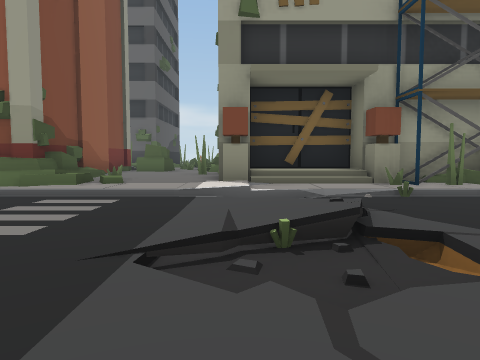
view 1 (above)

24 first-person views from a walk through a scene from a Unity 3-D project. The camera is 1.3 m above the floor, tilts 4° down and sees 70° across. The floor is counted in squares, 2 m on a side. Each view is taken from the middle of a square. On the plan, view 1 faces up. The plan holds only what a view shows up to about 10 squares ahead; the rest is blank. The place goes on beyond the plan. The player is left out.

view 2
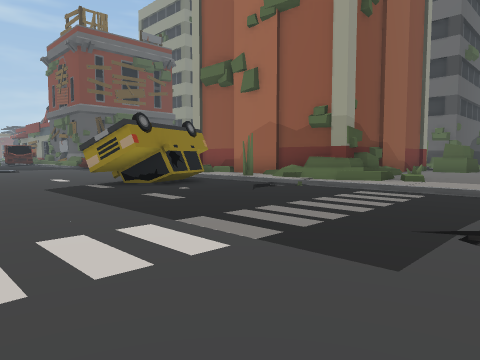

view 3
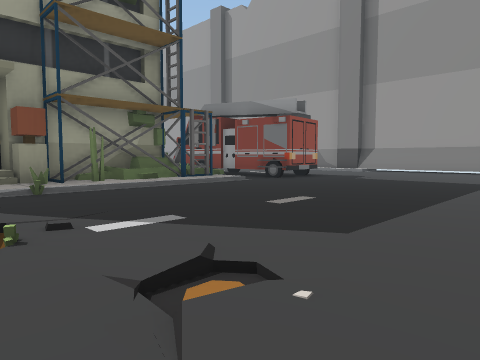

view 4
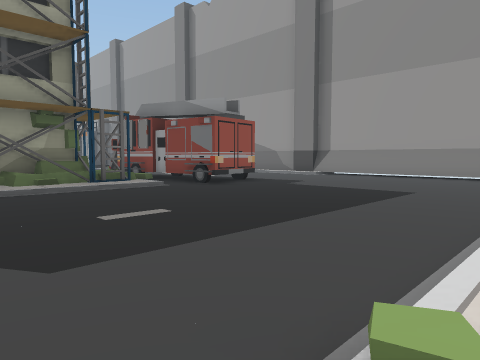

view 5
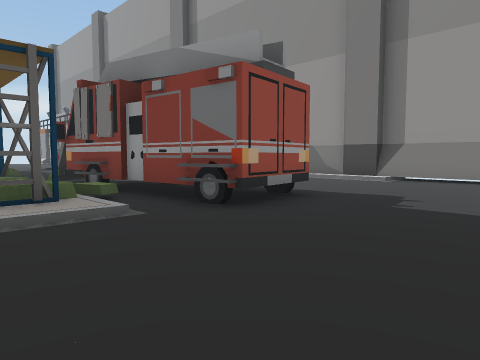

view 6
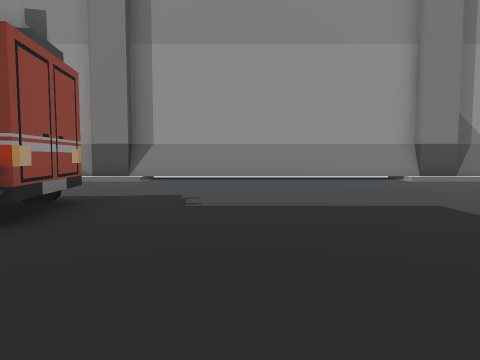

view 7
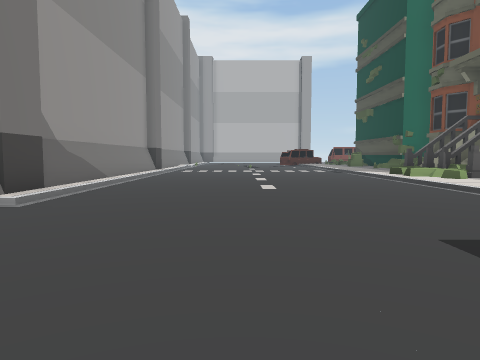

view 8
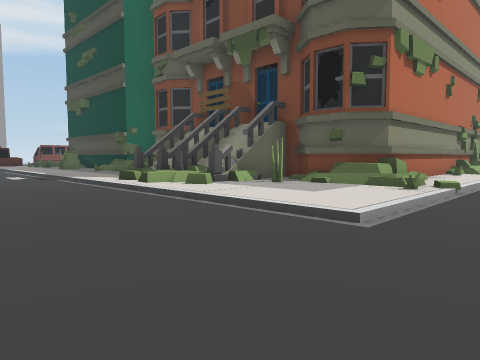

view 9
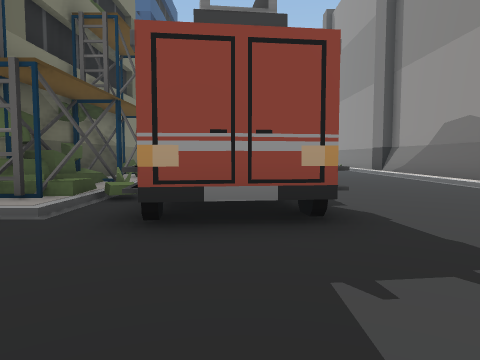

view 10
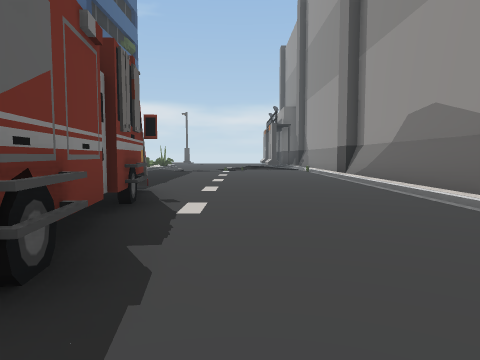

view 11
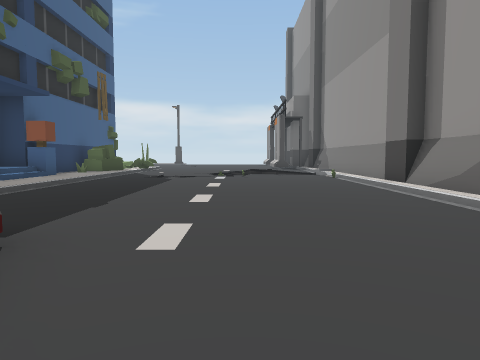

view 12
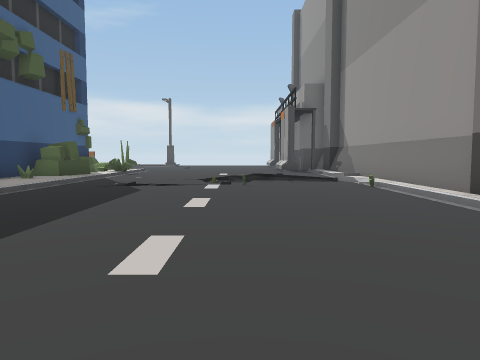

view 13
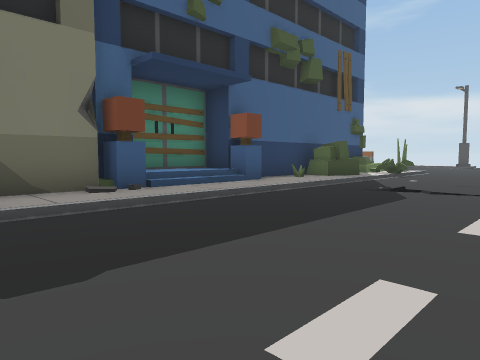

view 14
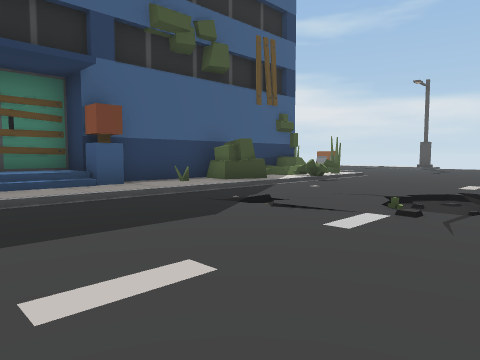

view 15
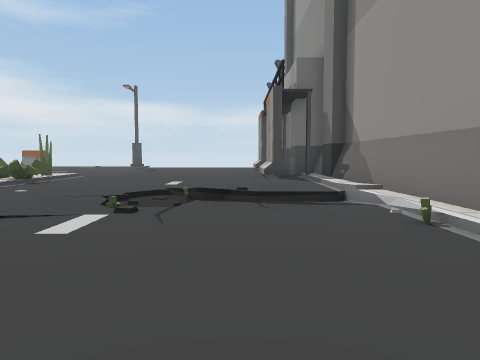

view 16
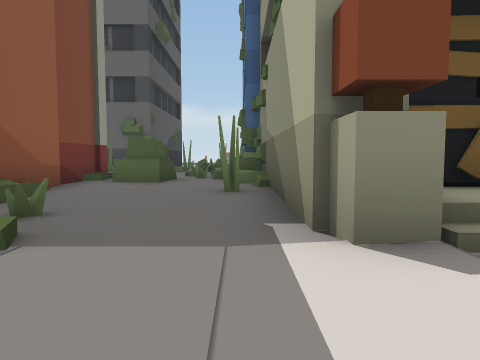

view 17
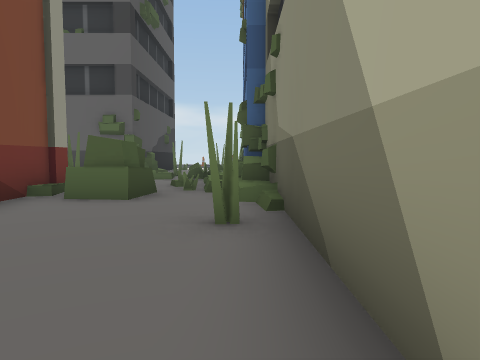

view 18
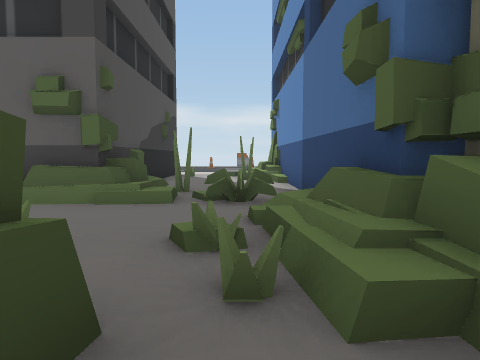

view 19
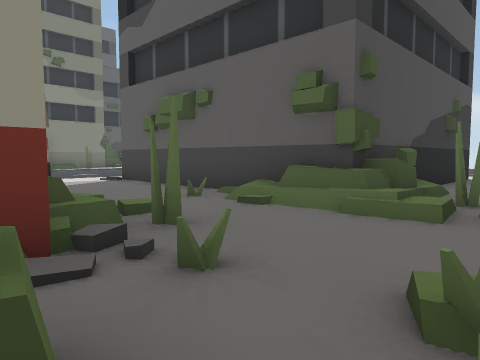

view 20
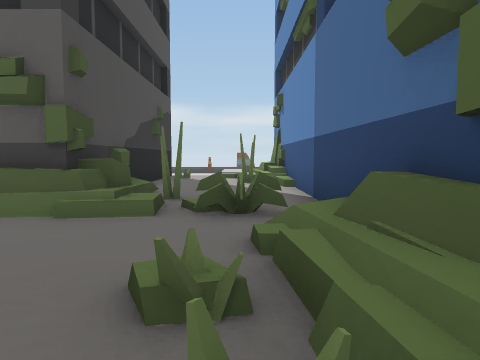

view 21
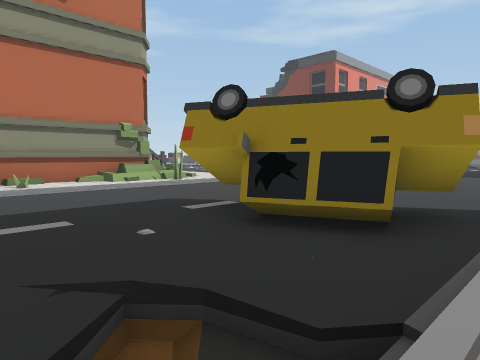

view 22
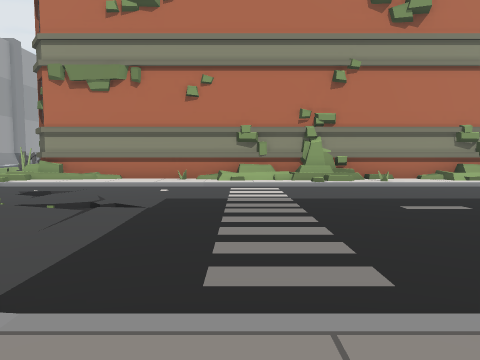

view 23
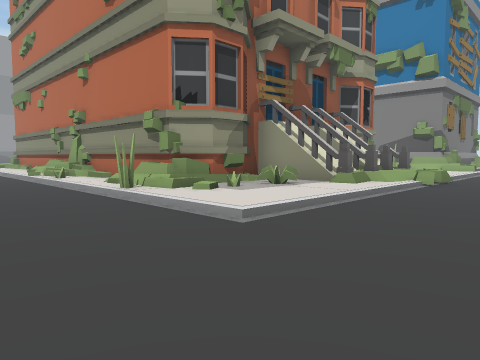

view 24
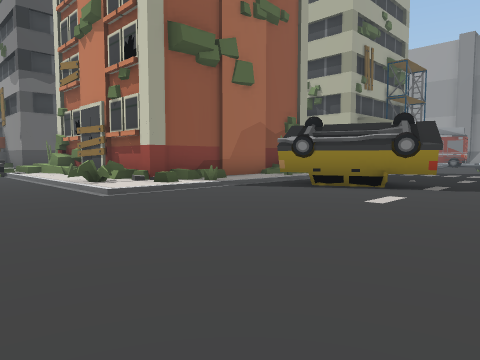

### Floor plan
Key: @ floor where view 1 was taken; # wall or solid block; x gap in a wall; . main floor; : floor 0.25 m higher than the main floor; + floor 0.5 m higher than the main floor; * floor 0.75 m higher than the main floor; / step, stairs or slope; = window, fence, low wall or low ledge; ^ raised ledge; O other object.
Columns run from 15 left of view 1 to 16 right of it. Each row starts with its distance up from view 1.
 23           ##::#       =#....../#
 22           #::=#       :/....../#
 21           #:::#      ##/..// //#
 20           ##::#      #=/../////#
 19            #::#      #:///..../#
 18     #########:#     ##:/....../#
 17    //::::####=#     #*//....../#
 16   O:::::::::::#     #*//....../#
 15       ::::#:::##    ##//....../#
 14           ##:=^#     #//....../#
 13           ###:##     #:/....../#
 12           #:::##     #  ....../#
 11   .:      #::::#     #O=#...../#
 10   .:#     ##:::#     #O###..../#
  9   .:#     ##:::####  #O###O.../#
  8  ..=#     #^=::#**####O###..../#
  7  ..=#######x:::#//#OO#O###..../#
  6  ..:/=  #::::::///:::::/O#O.../#
  5  .....OO../....//.......O#.....#
  4 .......OO./....//..............#
  3 .......OO......//..............#
  2 .......O.......//..............#
  1 ...............................#
  0 ...............@...............#
 -1 ...............................#
 -2 ...::///://=::::::::+::/....../#
 -3  ..::###############:::/....../#
 -4  ..::##            #:::/....../#
 -5  ..:=##            ##::/....../#
 -6  ..:###           ####//....../#
 -7  ../###           ####//....../#
 -8   ./##              ##//..

Where each view was taken, in squares from view 1:
view 1: 0 up, 0 right, facing up
view 2: 1 down, 0 right, facing up-left
view 3: 1 down, 1 right, facing up-right
view 4: 2 down, 3 right, facing up-right
view 5: 2 up, 6 right, facing up-right
view 6: 3 up, 6 right, facing right
view 7: 3 up, 12 right, facing down
view 8: 0 up, 11 right, facing down-left
view 9: 2 up, 10 right, facing up
view 10: 4 up, 12 right, facing up
view 11: 8 up, 12 right, facing up
view 12: 11 up, 12 right, facing up
view 13: 12 up, 12 right, facing up-left
view 14: 15 up, 13 right, facing up-left
view 15: 15 up, 13 right, facing up
view 16: 5 up, 1 left, facing up
view 17: 7 up, 1 left, facing up
view 18: 12 up, 2 left, facing up
view 19: 13 up, 2 left, facing up-left
view 20: 13 up, 2 left, facing up
view 21: 6 up, 4 left, facing down-left
view 22: 7 up, 2 left, facing down
view 23: 1 up, 15 left, facing down-right
view 24: 0 up, 15 left, facing up-right
